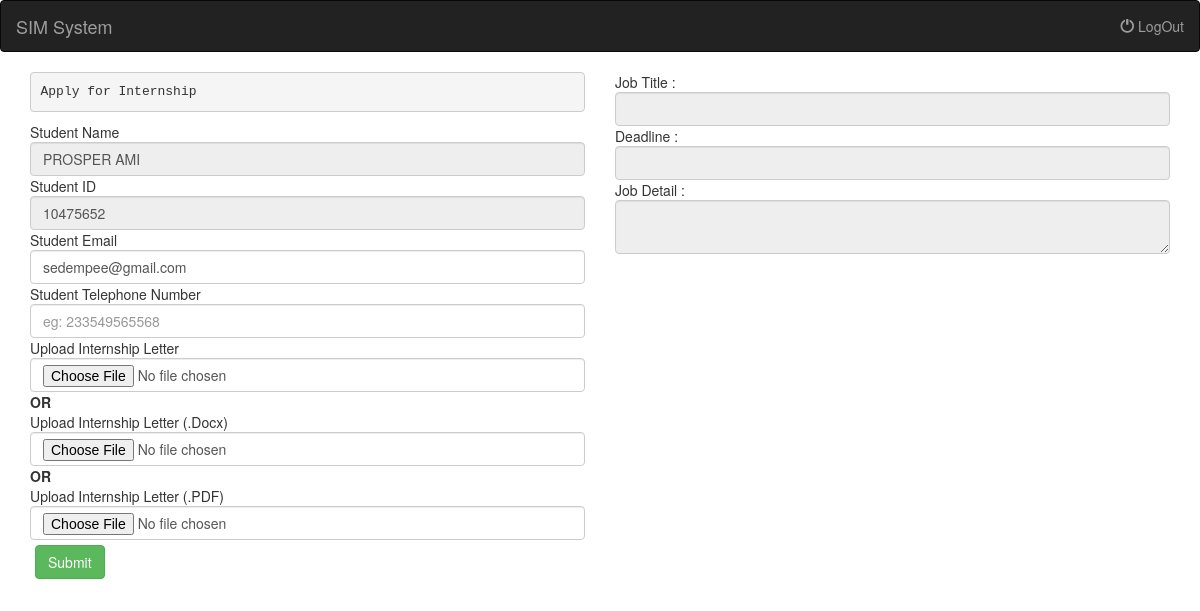
Screenshot of /sedem/department_apply_post.php (signed in) with the database file from the repository.
### tables this page shows
CREATE TABLE `student` (
  `sid` int(11) NOT NULL,
  `student_id` varchar(20) NOT NULL,
  `student_name` varchar(255) NOT NULL,
  `student_department` varchar(255) NOT NULL,
  `student_program` varchar(255) NOT NULL,
  `student_email` varchar(255) NOT NULL,
  `pin` varchar(20) NOT NULL,
  `image` varchar(255) NOT NULL,
  `status` varchar(20) NOT NULL,
  `doe` timestamp NOT NULL DEFAULT CURRENT_TIMESTAMP ON UPDATE CURRENT_TIMESTAMP
);

### sedem/includes/class/database.php (called while the page is built, shortened)
<?php
	class Database
	{
		private $connection;
		public function open_connection()
		{
			$this->connection = mysqli_connect(DB_SERVER, DB_USER, DB_PASS, DB_NAME) or die(mysqli_error($this->connection));
		}
		public function query_db($sql)
		{
			$result = mysqli_query($this->connection, $sql) or die(mysqli_error($this->connection));
			return $result;
		}
		public function fetch_array($result)
		{
			return mysqli_fetch_array($result);
		}
	}
	$database = new Database;
?>

### sedem/includes/class/student.php (called while the page is built, shortened)
<?php
class Student{
		public static function find_by_id($student_id){
			global $database;
			$result = $database->query_db("SELECT * FROM student WHERE student_id = '".$student_id."' ");
			return $result;
		}
}
?>

### sedem/includes/class/department_post_adverts.php (called while the page is built, shortened)
<?php
class Department_Post_Adverts{
    public static function find_ads_by_department_id($department_id,$id){
			global $database;
			$result = $database->query_db("SELECT * FROM department_post_adverts WHERE department_id = '".$department_id."' AND id='".$id."' ");
			return $result;
		}
}
?>

### sedem/department_apply_post.php (the view, shortened to what this page needs)
<?php
include 'includes/all.php';
$c_apply_ad = Department_Post_Adverts::find_ads_by_department_id($_GET['department_id'],$_GET['id']);
$row = $database->fetch_array($c_apply_ad);
$std = Student::find_by_id($_SESSION['username']);
$stdnt = $database->fetch_array($std);
?>
<!DOCTYPE html>
<html lang="en">
<head>
  <link rel="stylesheet" href="assets/css/bootstrap.min.css">
</head>
<body>
<nav class="navbar navbar-inverse ">
  <div class="container-fluid">
    <div class="navbar-header">
      <a class="navbar-brand" href="index">SIM System</a>
    </div>
    <ul class="nav navbar-nav navbar-right">
      <li><a href="logout"><span class="glyphicon glyphicon-off"></span> LogOut</a></li>
    </ul>
  </div>
</nav>
    <div class="container">
        <div class="row">
            <div class="col-md-6">
                <pre>Apply for Internship</pre>
                <form action="" method="post" enctype="multipart/form-data">
                    Student Name    <input type="text" name="student_name" readonly class="form-control" value="<?php echo $stdnt['student_name']; ?>">
                    Student ID      <input type="text" name="student_id" readonly class="form-control" value="<?php echo $stdnt['student_id']; ?>">
                    Student Email      <input type="email" name="student_email" class="form-control" value="<?php echo $stdnt['student_email']; ?>">
                    Student Telephone Number      <input type="text" name="student_telephone" class="form-control" placeholder="eg: 233549565568">
                    Upload Internship Letter    <input type="file" name="image" class="form-control"> <b>OR</b><br>
                    Upload Internship Letter (.Docx)    <input type="file" name="docx" accept=".docx" class="form-control"> <b>OR</b><br>
                    Upload Internship Letter (.PDF)    <input type="file" name="pdf" accept=".pdf" class="form-control">
                    <div class="form-group" style="margin:5px;">
                        <input type="submit" name="create" class="btn btn-success" value="Submit">
                    </div>
                </form>
            </div>
            <div class="col-md-6">
                Job Title   : <input type="text" readonly class="form-control" value="<?php echo $row['job_title'] ;?>">
                Deadline   : <input type="text" readonly class="form-control" value="<?php echo $row['deadline'] ;?>">
                Job Detail   : <textarea class="form-control" readonly><?php echo $row['job_details'] ;?></textarea>
            </div>
        </div>
    </div>
    </body>
</html>

### sedem/department_apply_post.php (style rules this page uses)
body { margin: 0px; padding: 0px; }

### rows the page displays
student: student_name "PROSPER AMI", student_id "10475652", student_email "sedempee@gmail.com"
